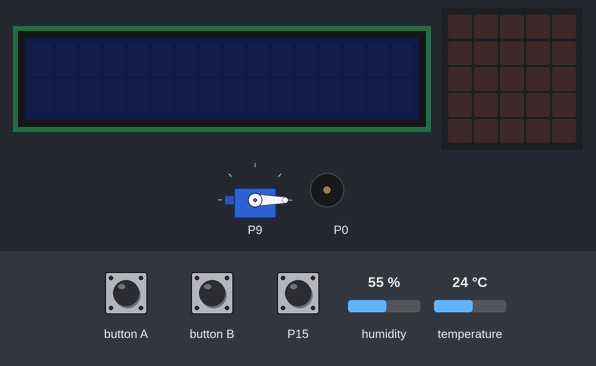
Simulated run of this program. Board: BBC micro:bit (MakeCode). Parts: servo, 16×2 character LCD, the board's 5×5 LED display, buzzer (waves = sounding). The inputs (shaded band) are chosen by the test bench; at power-on: humidity 55 %, temperature 24 °C, P15 LOW.

Above: at 1.2 s.
1.3 s: button A pressed for 0.15 s
At 1.56 s:
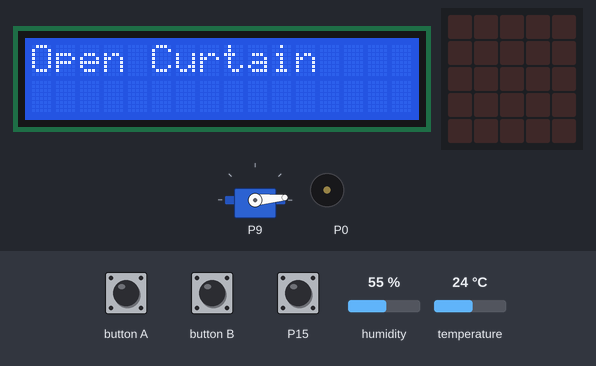
2.0 s: button B pressed for 0.15 s
At 2.16 s:
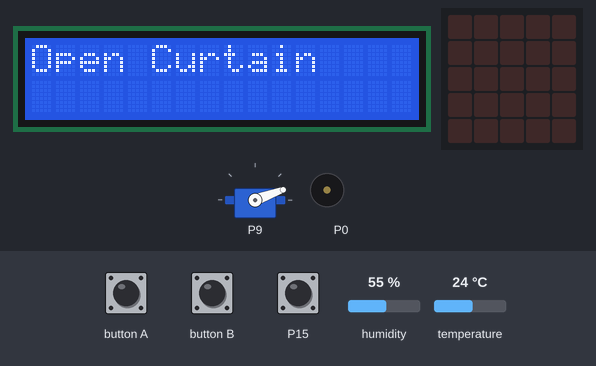
2.7 s: humidity set to 22 %
4.9 s: temperature set to 12 °C
7.3 s: P15 pulled HIGH for 3.2 s
At 11.0 s:
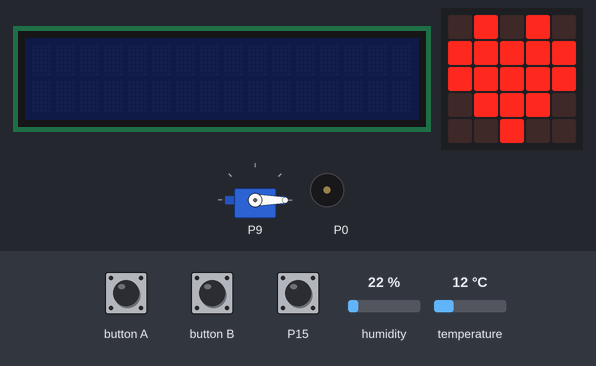
12.0 s: button A pressed for 0.15 s
At 17.6 s:
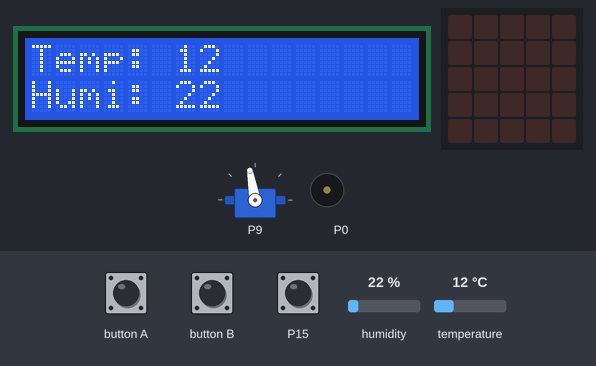
Timing chart, 0 to 17.8 s (numbered marks = the images above; inputs shaded):
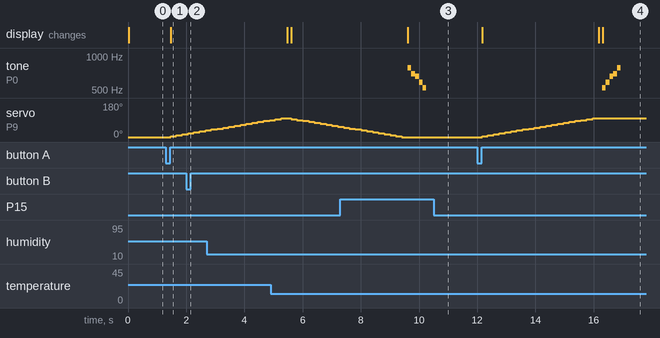

Measured:
- after the input at 1.3 s, servo on P9: 0° → 5° after 0.17 s, → 10° 0.20 s later, → 15° 0.20 s later; the display: changes after 0.17 s (image 1)
- after the input at 7.3 s, the display: changes after 2.3 s (image 3)
- after the input at 12.0 s, tone on P0: plays 523 Hz for 0.13 s, 587 Hz for 0.13 s, 659 Hz for 0.13 s, 698 Hz for 0.13 s, 784 Hz for 0.13 s, starting after 4.3 s; servo on P9: moves from 0° to 100° over 3.8 s, starting after 0.17 s; the display: first changes after 0.17 s (image 4 shows a later state)
- by itself, tone on P0: plays 784 Hz for 0.13 s, 698 Hz for 0.13 s, 659 Hz for 0.13 s, 587 Hz for 0.13 s, 523 Hz for 0.13 s

The program:

main.ts
```typescript
// 门: AnalogPin.P8
//
// 窗: AnalogPin.P9
//
// 红外热释电传感器: P15
// DHT11 传感器: P2
// 电机: AnalogPin P12 + P13
function openCurtain () {
    if (curtainOperating) {
        return
    }
    curtainOperating = true
    I2C_LCD1602.BacklightOn()
    I2C_LCD1602.ShowString("Open Curtain", 0, 0)
    while (degree < 100) {
        degree += 5
        degree = Math.min(degree, 100)
        pins.servoWritePin(AnalogPin.P9, degree)
        control.waitMicros(200 * 1000)
    }
    music.startMelody(music.builtInMelody(Melodies.JumpUp), MelodyOptions.Once)
    I2C_LCD1602.clear()
    I2C_LCD1602.BacklightOff()
    curtainOperating = false
}
function checkPeople () {
    if (pins.digitalReadPin(DigitalPin.P15)) {
        basic.showIcon(IconNames.Heart)
    } else {
        basic.clearScreen()
    }
}
function closeCurtain () {
    if (curtainOperating) {
        return
    }
    curtainOperating = true
    I2C_LCD1602.BacklightOn()
    I2C_LCD1602.ShowString("Close Curtain", 0, 0)
    while (degree > 0) {
        degree += 0 - 5
        degree = Math.max(degree, 0)
        pins.servoWritePin(AnalogPin.P9, degree)
        control.waitMicros(200 * 1000)
    }
    music.startMelody(music.builtInMelody(Melodies.JumpDown), MelodyOptions.Once)
    I2C_LCD1602.clear()
    I2C_LCD1602.BacklightOff()
    curtainOperating = false
}
input.onButtonPressed(Button.A, function () {
    openCurtain()
})
input.onButtonPressed(Button.B, function () {
    closeCurtain()
})
function checkDHT11 () {
    dht11_dht22.queryData(
    DHTtype.DHT11,
    DigitalPin.P2,
    true,
    false,
    true
    )
    temp = dht11_dht22.readData(dataType.temperature)
    humi = dht11_dht22.readData(dataType.humidity)
    if (!(dht11_dht22.readDataSuccessful())) {
        return
    }
    I2C_LCD1602.BacklightOn()
    I2C_LCD1602.ShowString("Temp: " + temp, 0, 0)
    I2C_LCD1602.ShowString("Humi: " + humi, 0, 1)
    if (humi > 90) {
        pins.analogWritePin(AnalogPin.P12, 300)
        pins.analogWritePin(AnalogPin.P13, 0)
    } else {
        pins.analogWritePin(AnalogPin.P12, 0)
        pins.analogWritePin(AnalogPin.P13, 0)
    }
}
let humi = 0
let temp = 0
let curtainOperating = false
let degree = 0
pins.servoWritePin(AnalogPin.P9, degree)
I2C_LCD1602.LcdInit(39)
I2C_LCD1602.clear()
I2C_LCD1602.BacklightOff()
basic.forever(function () {
    checkPeople()
    checkDHT11()
    control.waitMicros(100 * 1000)
})
```

test.ts
```typescript
// 在此处测试；当此软件包作为插件使用时，将不会编译此软件包。
```
